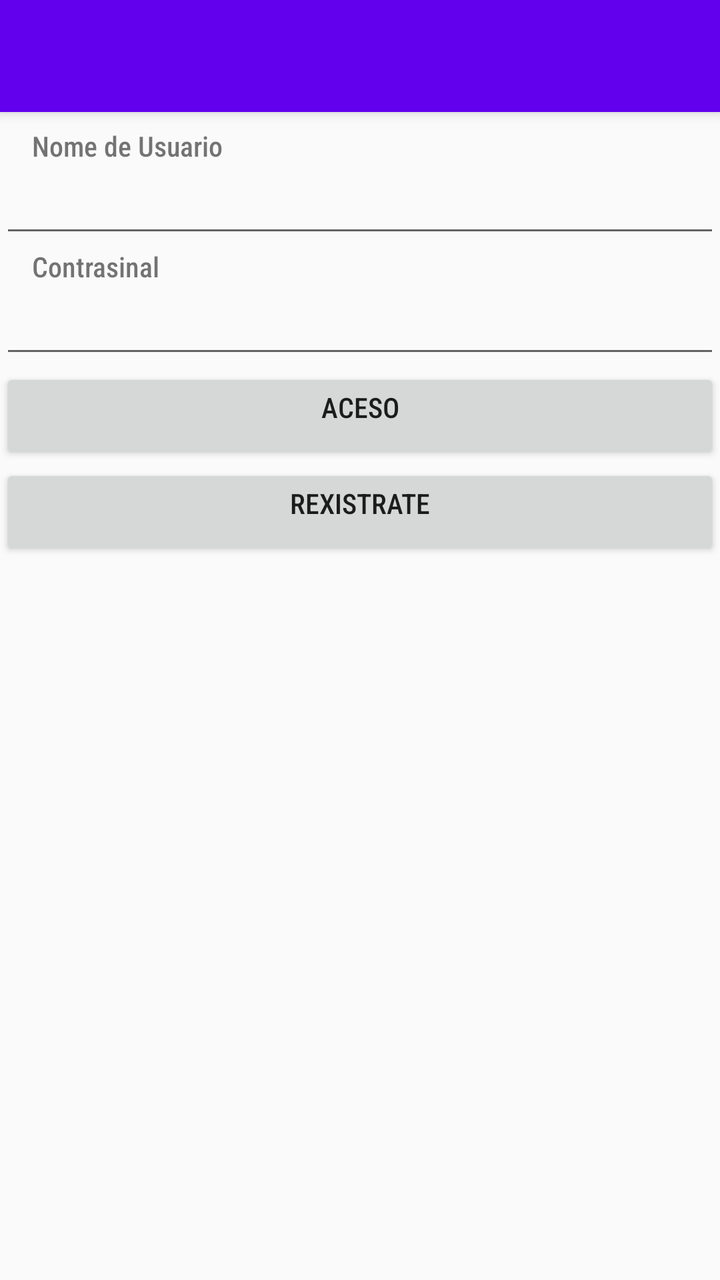
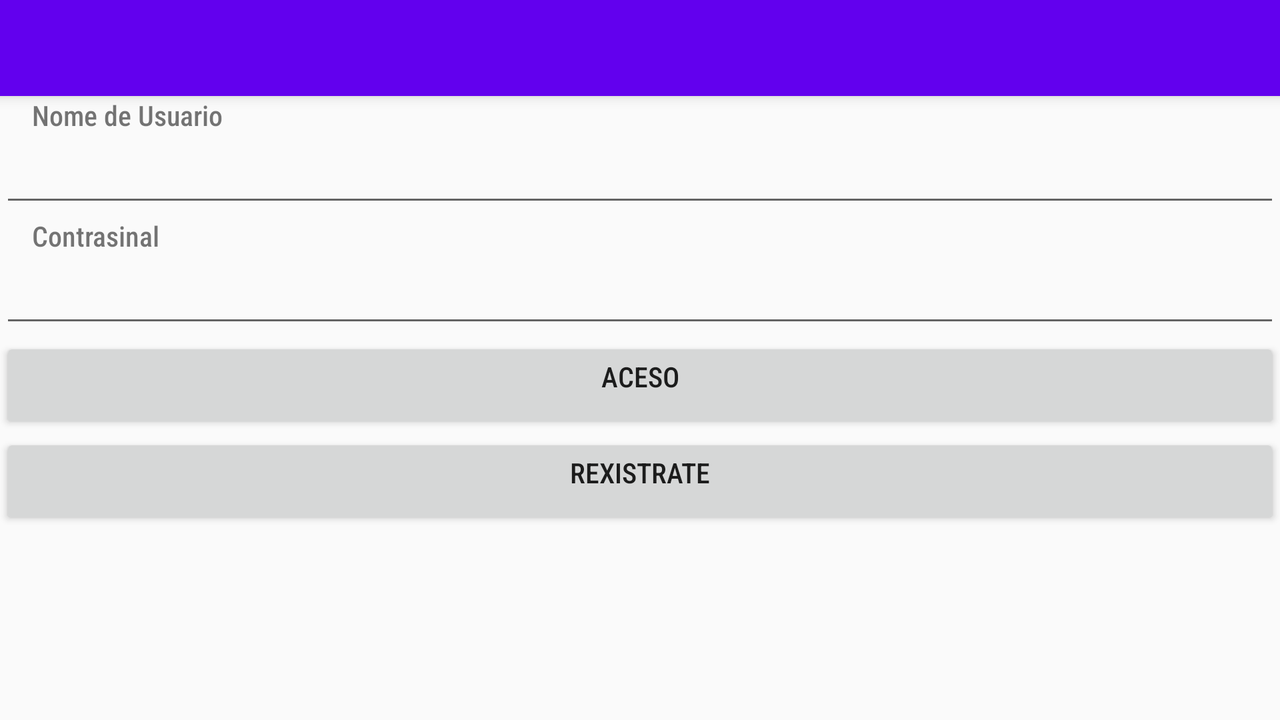

Two renders of one Android screen. The first uses the default layout on a phone; the second uses the alternative layout the repository ships for a different screen configuration, on a matching device. The two XML files are below.
<!-- AndroidManifest.xml: application theme AppTheme -->
<!-- res/layout/activity_login___tenda.xml -->
<?xml version="1.0" encoding="utf-8"?>
<ScrollView xmlns:android="http://schemas.android.com/apk/res/android"
    xmlns:app="http://schemas.android.com/apk/res-auto"
    xmlns:tools="http://schemas.android.com/tools"
    android:layout_width="match_parent"
    android:layout_height="match_parent"
    tools:context=".Login_Activity_Tenda">
<androidx.constraintlayout.widget.ConstraintLayout xmlns:android="http://schemas.android.com/apk/res/android"
    xmlns:app="http://schemas.android.com/apk/res-auto"
    xmlns:tools="http://schemas.android.com/tools"
    android:layout_width="match_parent"
    android:layout_height="match_parent"
    app:title="@string/pantalla_login"
    tools:context=".Login_Activity_Tenda" >

    <androidx.appcompat.widget.Toolbar
        android:id="@+id/appbar"
        android:layout_width="match_parent"
        android:layout_height="wrap_content"
        android:background="?attr/colorPrimary"
        android:elevation="4dp"
        android:minHeight="?attr/actionBarSize"
        android:theme="@style/ThemeOverlay.AppCompat.Dark.ActionBar"
        app:layout_constraintTop_toTopOf="parent"
        app:popupTheme="@style/ThemeOverlay.AppCompat.Light" />
    <Button
        android:id="@+id/button_Rexistro_Login"
        android:layout_width="0dp"
        android:layout_height="wrap_content"
        android:gravity="left"
        android:text="@string/login_btnRexistro"
        android:textAlignment="center"
        app:layout_constraintBottom_toBottomOf="parent"
        app:layout_constraintEnd_toEndOf="parent"
        app:layout_constraintHorizontal_bias="0.0"
        app:layout_constraintStart_toStartOf="parent"
        app:layout_constraintTop_toBottomOf="@+id/button_Admin"
        app:layout_constraintVertical_bias="0.0" />

    <TextView
        android:id="@+id/txtView_Usuario"
        android:layout_width="wrap_content"
        android:layout_height="wrap_content"
        android:layout_marginStart="16dp"
        android:fontFamily="sans-serif-condensed-medium"
        android:text="@string/txtNomeUsuario_Login"
        app:layout_constraintBottom_toBottomOf="parent"
        app:layout_constraintStart_toStartOf="parent"
        app:layout_constraintTop_toBottomOf="@+id/appbar"
        app:layout_constraintVertical_bias="0.035" />

    <EditText
        android:id="@+id/editTextUsuario"
        android:layout_width="0dp"
        android:layout_height="wrap_content"
        android:ems="10"
        android:inputType=""
        android:text=""
        app:layout_constraintEnd_toEndOf="parent"
        app:layout_constraintHorizontal_bias="0.08"
        app:layout_constraintStart_toStartOf="parent"
        app:layout_constraintTop_toBottomOf="@+id/txtView_Usuario" />

    <TextView
        android:id="@+id/txtViewContrasinal"
        android:layout_width="wrap_content"
        android:layout_height="wrap_content"
        android:layout_marginStart="16dp"
        android:fontFamily="sans-serif-condensed-medium"
        android:text="@string/txtContrasinal_Login"
        app:layout_constraintBottom_toBottomOf="parent"
        app:layout_constraintStart_toStartOf="parent"
        app:layout_constraintTop_toBottomOf="@+id/editTextUsuario"
        app:layout_constraintVertical_bias="0.0" />

    <EditText
        android:id="@+id/editText_Contrasinal"
        android:layout_width="0dp"
        android:layout_height="wrap_content"
        android:ems="10"
        android:inputType="textPassword"
        app:layout_constraintBottom_toBottomOf="parent"
        app:layout_constraintEnd_toEndOf="parent"
        app:layout_constraintHorizontal_bias="0.08"
        app:layout_constraintStart_toStartOf="parent"
        app:layout_constraintTop_toBottomOf="@+id/txtViewContrasinal"
        app:layout_constraintVertical_bias="0.0" />

    <Button
        android:id="@+id/button_Admin"
        android:layout_width="0dp"
        android:layout_height="wrap_content"
        android:gravity="left"
        android:textAlignment="center"
        android:text="@string/btnAdmin_Login"
        app:layout_constraintEnd_toEndOf="parent"
        app:layout_constraintStart_toStartOf="parent"
        app:layout_constraintTop_toBottomOf="@+id/editText_Contrasinal" />

</androidx.constraintlayout.widget.ConstraintLayout>
</ScrollView>
<!-- resources referenced by this layout -->
<resources>
  <string name="btnAdmin_Login">Aceso</string>
  <string name="login_btnRexistro">Rexistrate</string>
  <string name="pantalla_login">Pantalla de Aceso</string>
  <string name="txtContrasinal_Login">Contrasinal</string>
  <string name="txtNomeUsuario_Login">Nome de Usuario</string>
  <style name="AppTheme" parent="Theme.AppCompat.Light.NoActionBar">
          
          <item name="colorPrimary">@color/colorPrimary</item>
          <item name="colorPrimaryDark">@color/colorPrimaryDark</item>
          <item name="colorAccent">@color/colorAccent</item>
          <item name="android:fontFamily">sans-serif-condensed-medium</item>
      </style>
</resources>
<!-- res/layout-land/activity_login___tenda.xml (the repository's variant of the layout above) -->
<!-- drawn on the phone turned sideways -->
<?xml version="1.0" encoding="utf-8"?>
<androidx.constraintlayout.widget.ConstraintLayout xmlns:android="http://schemas.android.com/apk/res/android"
    xmlns:app="http://schemas.android.com/apk/res-auto"
    xmlns:tools="http://schemas.android.com/tools"
    android:layout_width="match_parent"
    android:layout_height="match_parent"
    app:title="@string/pantalla_login"
    tools:context=".Login_Activity_Tenda" >

    <Toolbar
        android:id="@+id/appbarLogin"
        android:layout_width="match_parent"
        android:layout_height="wrap_content"
        android:background="?attr/colorPrimary"
        android:elevation="4dp"
        android:minHeight="?attr/actionBarSize"
        android:theme="@style/ThemeOverlay.AppCompat.Dark.ActionBar"
        app:layout_constraintTop_toTopOf="parent"
        app:popupTheme="@style/ThemeOverlay.AppCompat.Light"></Toolbar>
    <Button
        android:id="@+id/button_Rexistro_Login"
        android:layout_width="0dp"
        android:layout_height="wrap_content"
        android:gravity="left"
        android:text="@string/login_btnRexistro"
        android:textAlignment="center"
        app:layout_constraintBottom_toBottomOf="parent"
        app:layout_constraintEnd_toEndOf="parent"
        app:layout_constraintHorizontal_bias="0.0"
        app:layout_constraintStart_toStartOf="parent"
        app:layout_constraintTop_toBottomOf="@+id/button_Admin"
        app:layout_constraintVertical_bias="0.0" />

    <TextView
        android:id="@+id/txtView_Usuario"
        android:layout_width="wrap_content"
        android:layout_height="wrap_content"
        android:layout_marginStart="16dp"
        android:fontFamily="sans-serif-condensed-medium"
        android:text="@string/txtNomeUsuario_Login"
        app:layout_constraintBottom_toBottomOf="parent"
        app:layout_constraintStart_toStartOf="parent"
        app:layout_constraintTop_toBottomOf="@+id/appbarLogin"
        app:layout_constraintVertical_bias="0.0" />

    <EditText
        android:id="@+id/editTextUsuario"
        android:layout_width="0dp"
        android:layout_height="wrap_content"
        android:ems="10"
        android:inputType=""
        android:text=""
        app:layout_constraintEnd_toEndOf="parent"
        app:layout_constraintHorizontal_bias="0.08"
        app:layout_constraintStart_toStartOf="parent"
        app:layout_constraintTop_toBottomOf="@+id/txtView_Usuario" />

    <TextView
        android:id="@+id/txtViewContrasinal"
        android:layout_width="wrap_content"
        android:layout_height="wrap_content"
        android:layout_marginStart="16dp"
        android:fontFamily="sans-serif-condensed-medium"
        android:text="@string/txtContrasinal_Login"
        app:layout_constraintBottom_toBottomOf="parent"
        app:layout_constraintStart_toStartOf="parent"
        app:layout_constraintTop_toBottomOf="@+id/editTextUsuario"
        app:layout_constraintVertical_bias="0.0" />

    <EditText
        android:id="@+id/editText_Contrasinal"
        android:layout_width="0dp"
        android:layout_height="wrap_content"
        android:ems="10"
        android:inputType="textPassword"
        app:layout_constraintBottom_toBottomOf="parent"
        app:layout_constraintEnd_toEndOf="parent"
        app:layout_constraintHorizontal_bias="0.08"
        app:layout_constraintStart_toStartOf="parent"
        app:layout_constraintTop_toBottomOf="@+id/txtViewContrasinal"
        app:layout_constraintVertical_bias="0.0" />

    <Button
        android:id="@+id/button_Admin"
        android:layout_width="0dp"
        android:layout_height="wrap_content"
        android:gravity="left"
        android:textAlignment="center"
        android:text="@string/btnAdmin_Login"
        app:layout_constraintEnd_toEndOf="parent"
        app:layout_constraintStart_toStartOf="parent"
        app:layout_constraintTop_toBottomOf="@+id/editText_Contrasinal" />

</androidx.constraintlayout.widget.ConstraintLayout>
